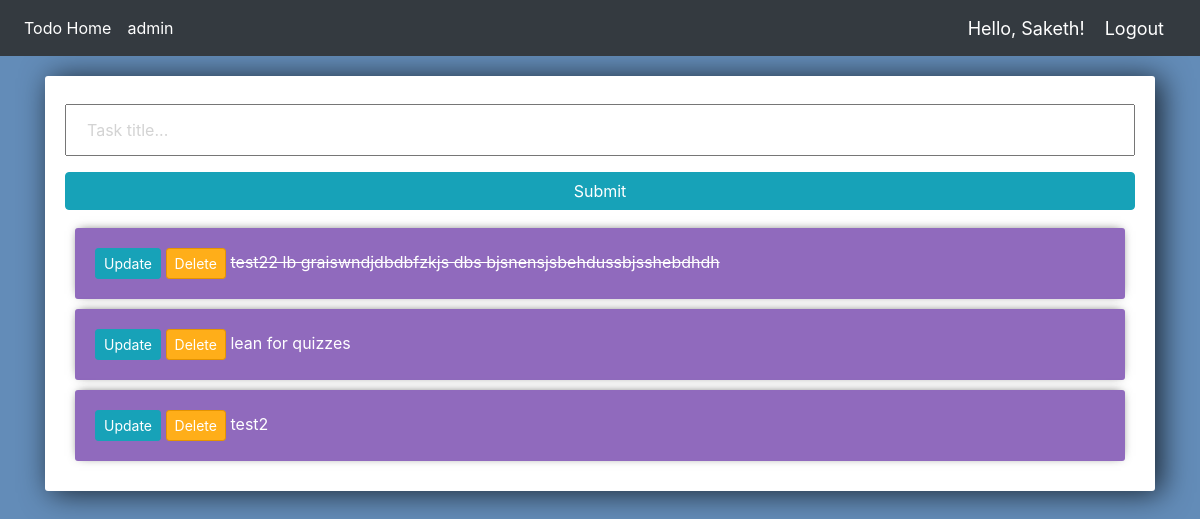
The app's page / (signed in), older data.
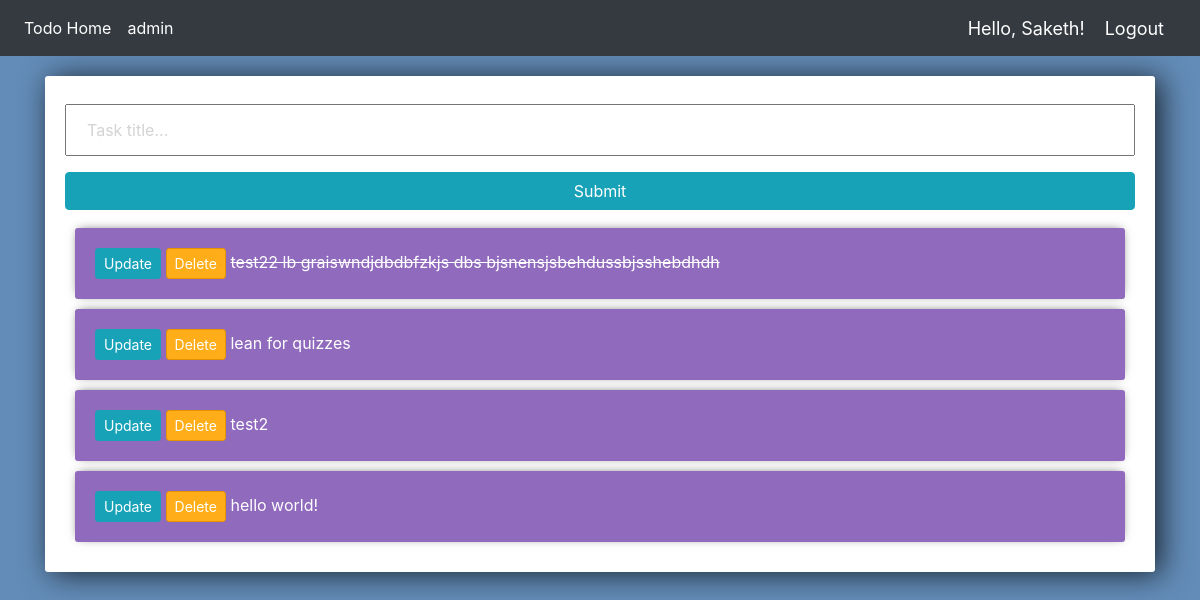
The same page, newer data.
### todo/models.py (models this page shows, shortened)
class UserTodo(models.Model):
    user = models.ForeignKey(User, on_delete=models.CASCADE)
    user_tasks = models.ForeignKey(UserTask, on_delete=models.CASCADE)

class UserTask(models.Model):
    task_name = models.CharField(max_length=100)
    task_complate = models.BooleanField(default=False)
    task_created_time = models.DateTimeField(auto_now_add=True)

### todo/views.py (the view, shortened to what this page needs)
@login_required(login_url='login_page')
def index(request):
    usertask = UserTodo.objects.filter(user=request.user)
    task_forms = user_task_Forms()
    context = {'tasks': usertask, 'task_forms': task_forms}
    return render(request, 'todo/index.html', context)

### todo/forms.py
class user_task_Forms(forms.ModelForm):
    class Meta:
        model = UserTask
        fields = ('__all__')

### todo/templates/todo/index.html (shortened to what this page needs)
{% extends 'todo/base.html' %}
{% block content %}
    <div class="container-fluid">
        <div class="container">
            <div class="center-column">
                <form class="form" method="POST" action="/">
                    <input type="text" name="task_name" maxlength="100" id="id_title" required=""
                           placeholder="Task title...">
                    <input class="btn btn-info" type="submit" name="Create Task">
                </form>
                <div class="todo-list">
                    {% for task in tasks %}
                        <div class="item-row">
                            <a class="btn btn-sm btn-info" href="{% url 'update_task' task.user_tasks.id %}">Update</a>
                            <a class="btn btn-sm btn-danger"
                               href="{% url 'delete_task' task.user_tasks.id %}">Delete</a>
                            {% if task.user_tasks.task_complate == True %}
                                <strike>{{ task.user_tasks.task_name }}</strike>
                            {% else %}
                                <span>{{ task.user_tasks.task_name }}</span>
                            {% endif %}
                        </div>
                    {% endfor %}
                </div>
            </div>
        </div>
    </div>
{% endblock %}

Row changes from the older to the newer data that the page shows:
added UserTodo: user_tasks.task_name "hello world!"
